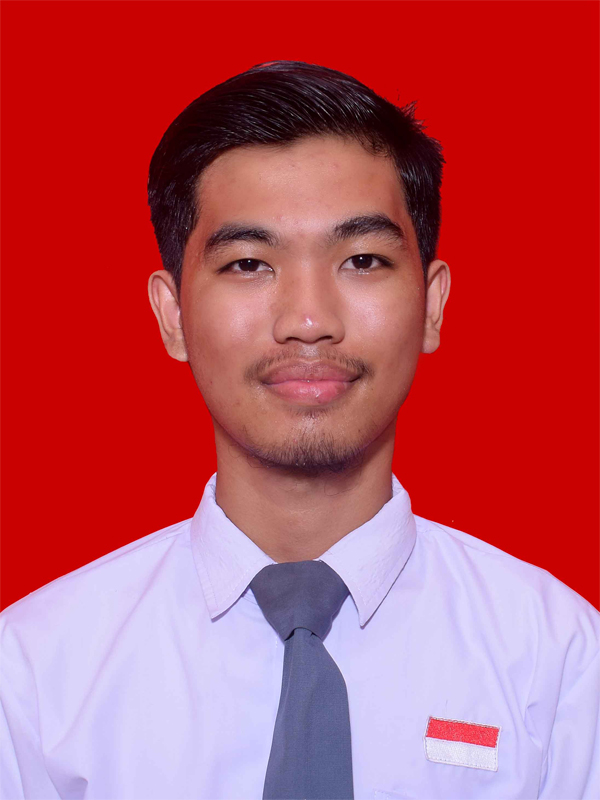
%> input picture Untitled-2.jpg, 600 x 800 px
$ octave Tugas6_HardiansyahR_200209502082.m   (GNU Octave 9; MATLAB toolbox functions it lacks are replaced by stand-ins)
%> lines starting %> are read from the running program, lines starting %| are printed output that depends on the picture
a = imread('Untitled-2.jpg');
%> a is the input picture: size 800x600x3 uint8; mean R, G, B 186.8, 79.9, 93
b = rgb2gray(a);
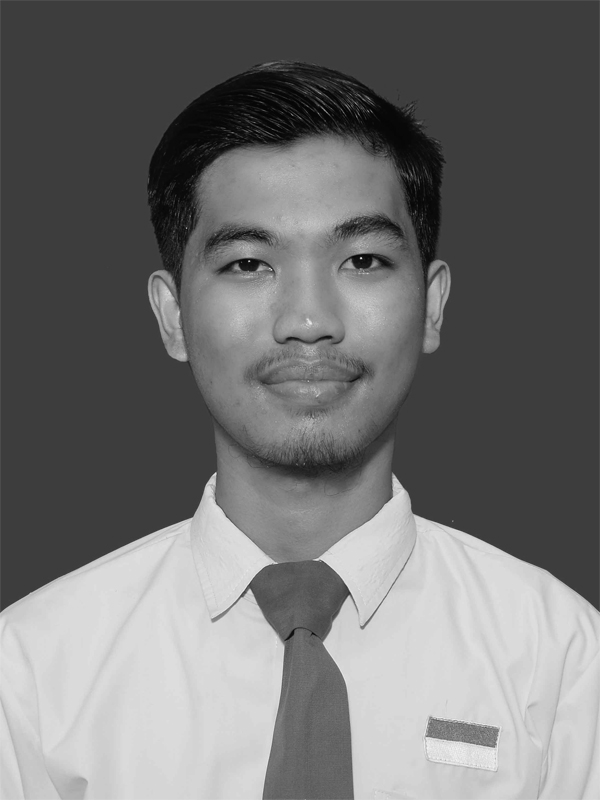
%> b: size 800x600 uint8; min 2, max 242, mean 113.4
figure(1);imshow(b)

% metode Robert
Trobert = edge(b,'Roberts');
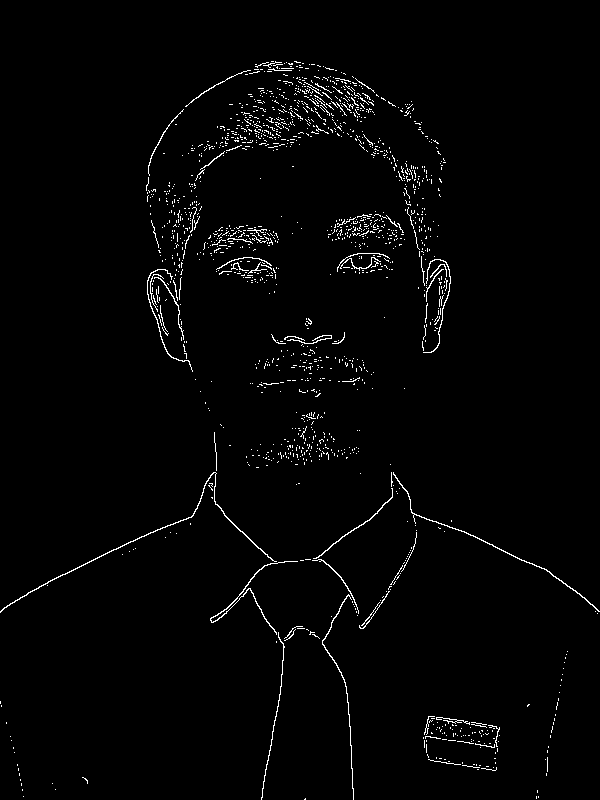
%> Trobert: size 800x600 logical; 1.8% white in thin lines or dots
figure(2);imshow(Trobert);title('Tepi Robert')

% metode sobel
Tsobel = edge(b, 'Sobel');
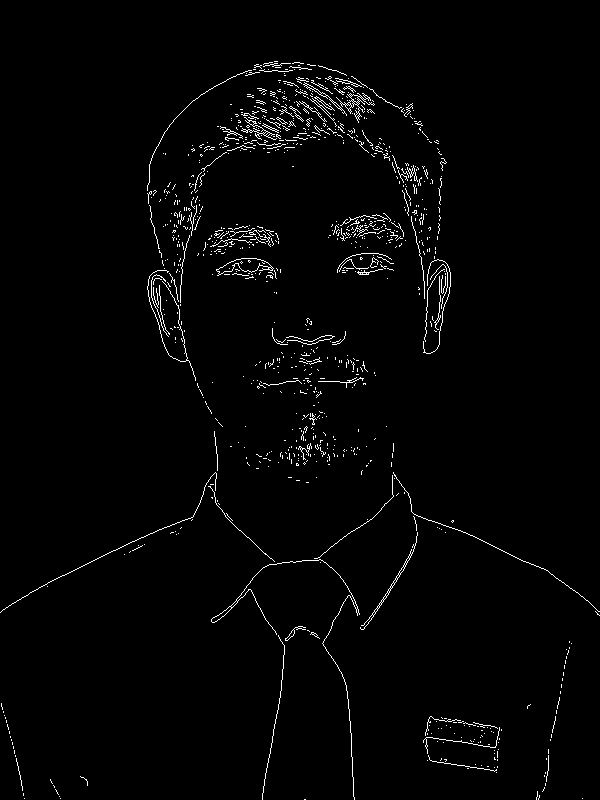
%> Tsobel: size 800x600 logical; 1.8% white in thin lines or dots
figure(3);imshow(Tsobel);title('Tepi Sobel')

% metode prewitt
Tprewitt = edge(b, 'Prewitt');
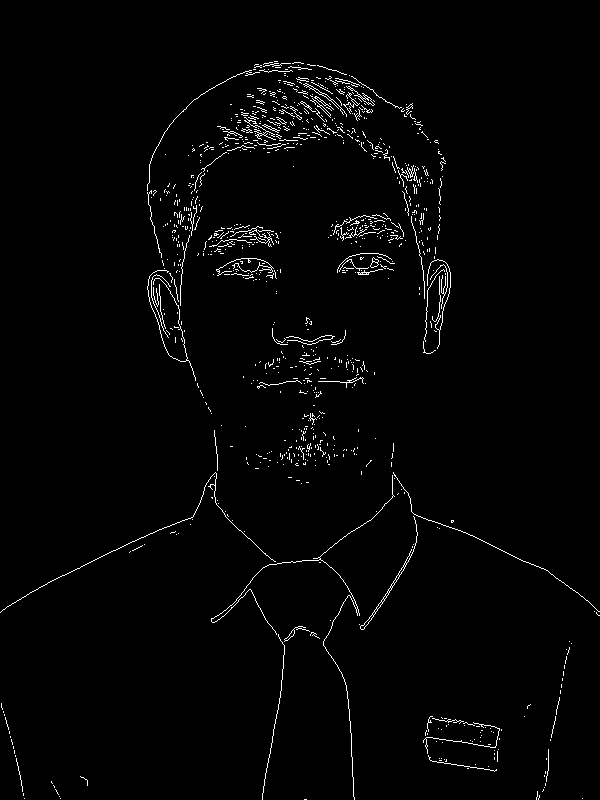
%> Tprewitt: size 800x600 logical; 1.8% white in thin lines or dots
figure(4);imshow(Tprewitt);title('Tepi Prewitt')

% metode log
Tlog = edge(b, 'log');
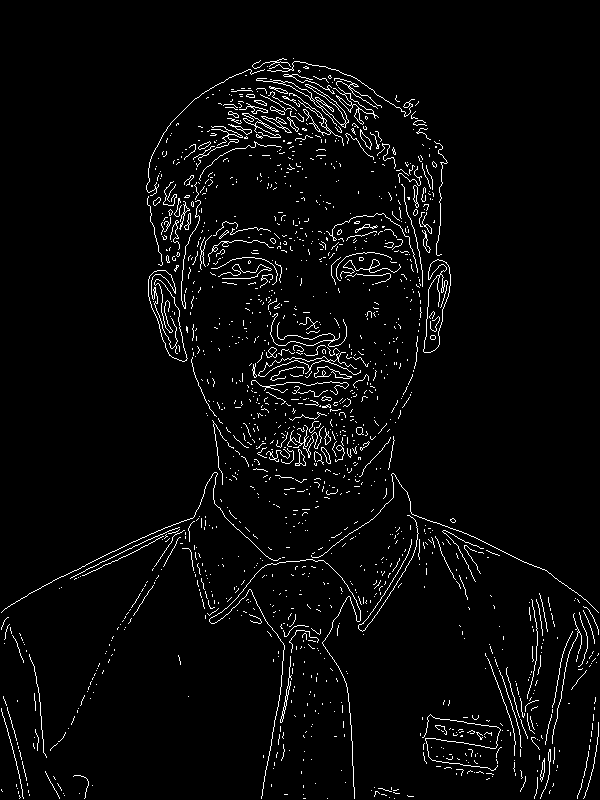
%> Tlog: size 800x600 logical; 3.5% white in thin lines or dots
figure(5);imshow(Tlog);title('Tepi log')

% metode zerocross
Tzerocross = edge(b, 'zerocross');
figure(6);imshow(Tzerocross);title('Tepi zerocross')

% metode canny
Tcanny = edge(b, 'Canny');
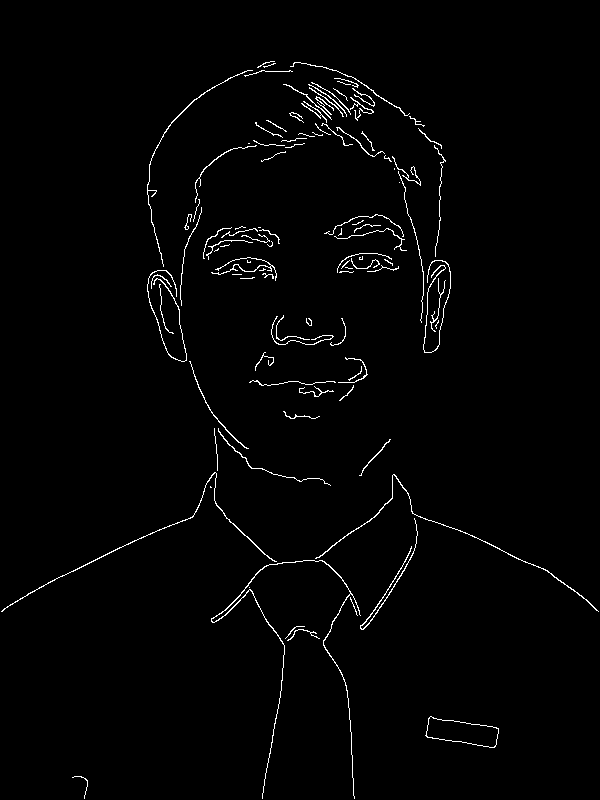
%> Tcanny: size 800x600 logical; 1.6% white in thin lines or dots
figure(7);imshow(Tcanny);title('Tepi Canny')
